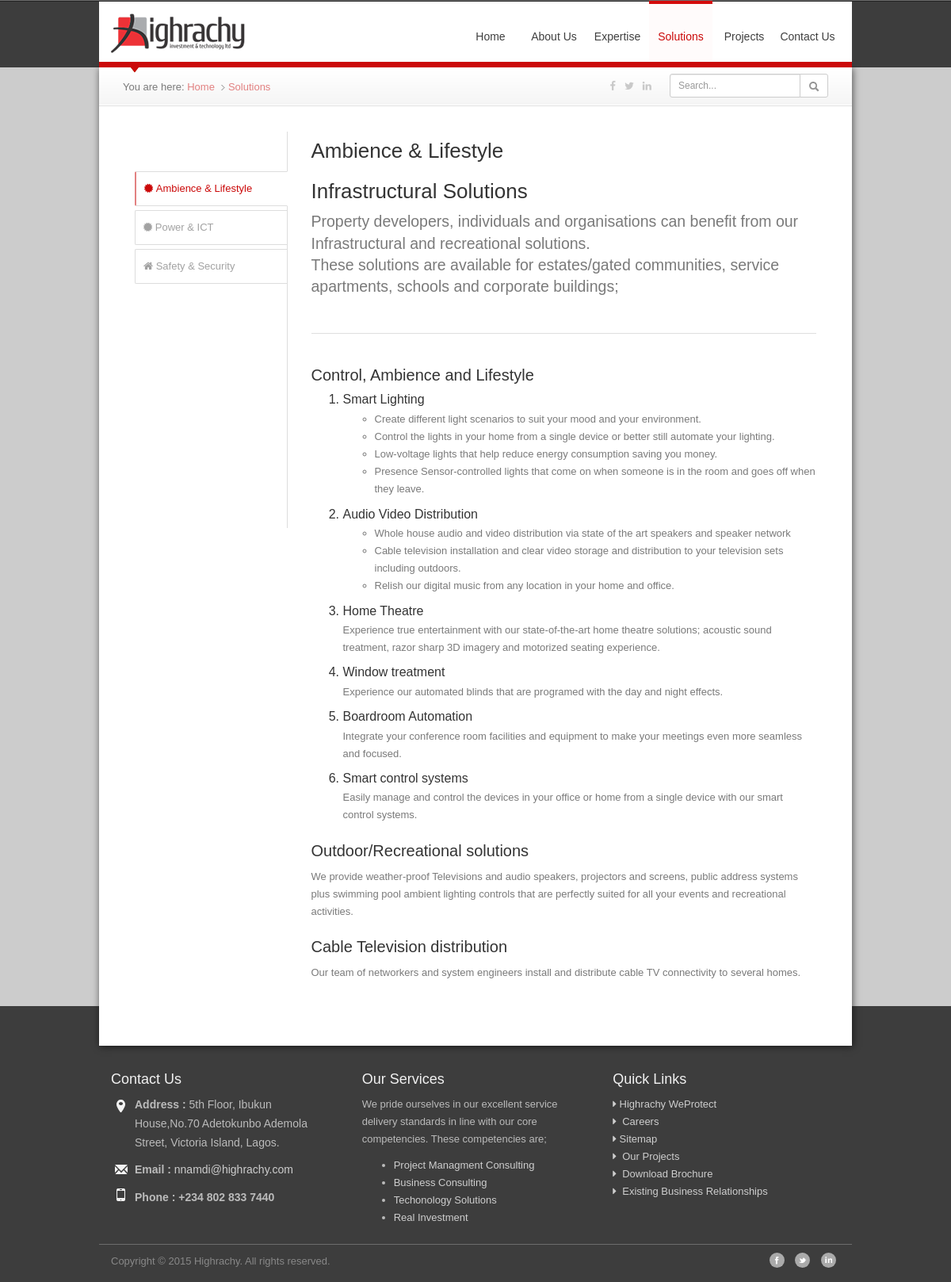
Screenshot of /solutions.php?page=2 with the database file from the repository.
### tables this page shows
CREATE TABLE `solutions` (
  `id` int(11) NOT NULL,
  `name` varchar(150) NOT NULL,
  `content` text,
  `pics` varchar(150) DEFAULT NULL,
  `link` int(11) NOT NULL DEFAULT '0',
  `priority` int(11) NOT NULL,
  `icons_id` int(11) NOT NULL DEFAULT '1',
  `modified` timestamp NOT NULL DEFAULT CURRENT_TIMESTAMP
);

CREATE TABLE `icons` (
  `id` int(11) NOT NULL,
  `name` varchar(150) NOT NULL
);

CREATE TABLE `contact` (
  `id` int(11) NOT NULL,
  `address` text NOT NULL,
  `mobile1` varchar(20) NOT NULL,
  `land` varchar(30) NOT NULL,
  `facebook` varchar(250) NOT NULL,
  `twitter` varchar(250) NOT NULL,
  `linked` varchar(250) NOT NULL,
  `modified` timestamp NOT NULL DEFAULT CURRENT_TIMESTAMP
);

CREATE TABLE `expertise` (
  `id` int(11) NOT NULL,
  `name` varchar(150) NOT NULL,
  `content` text,
  `pics` varchar(150) DEFAULT NULL,
  `link` int(11) NOT NULL DEFAULT '0',
  `priority` int(11) NOT NULL DEFAULT '1',
  `icons_id` int(11) DEFAULT NULL,
  `modified` timestamp NOT NULL DEFAULT CURRENT_TIMESTAMP
);

### functions/database.class.php (called while the page is built, shortened)
<?php
class Database {
private $link_id = 0;
private $query_id = 0;
public function __construct($server, $user, $pass, $database, $pre=''){
	$this->server=$server;
	$this->user=$user;
	$this->pass=$pass;
	$this->database=$database;
	$this->link_id = @mysqli_connect($this->server, $this->user, $this->pass, $this->database);
	if (!$this->link_id) {
		trigger_error('Could not connect to MySQL: ' . mysqli_connect_error());
	} else {
		mysqli_set_charset($this->link_id, 'utf8');
	}
}
protected function query($sql) {
	$this->query_id = @mysqli_query($this->link_id,$sql);
	return $this->query_id;
}
protected function fetch_array($query_id=-1) {
	if ($query_id instanceof mysqli_result) {
		$this->query_id=$query_id;
	}
	if (isset($this->query_id)) {
		$record = @mysqli_fetch_assoc($this->query_id);
	}else{
		trigger_error("Invalid Records could not be fetched.");
	}
	return $record;
}
public function fetch_first_row($query_string) {
	$query_id = $this->query($query_string);
	$out = $this->fetch_array($query_id);
	return $out;
}
public function fetch_all_row($sql) {
	$query_id = $this->query($sql);
	$out = array();
	while ($row = $this->fetch_array($query_id)){
		$out[] = $row;
	}
	return $out;
}
protected function free_result($query_id=-1) {
	if ($query_id instanceof mysqli_result) {
		$this->query_id=$query_id;
	}
}
}
?>

### solutions.php (the view, shortened to what this page needs)
<?php $title = "solutions"; ?>
<?php
require('functions/database.class.php');
$db = new Database(DB_HOST, DB_USER, DB_PASSWORD, DB_NAME);
if (isset($_GET['page']))
	$id = $_GET['page'];
else {
	$query = "SELECT id FROM solutions LIMIT 1";
     $table = $db->fetch_first_row($query);
	 $id = $table['id'];
}
$query = "SELECT solutions.name as page_name,pics,content FROM solutions WHERE solutions.id ='$id' AND link=0";
$rows = $db->fetch_all_row($query);
$page_name = $icons_name = "";
if ($db->total_affected_rows() >= 1){
	foreach($rows as $row){
	$page_name=$row['page_name'];
	$tagline = $row['content'];
	}
}
$query = "SELECT id, name, content FROM solutions  WHERE link=$id  ORDER BY priority DESC,name";
$rows = $db->fetch_all_row($query);
$content = "";
foreach ($rows as $row){
  $content .= '<h3>'.$row['name'].'</h3><article>'.$row['content'].'</article>';
}
$query = "SELECT solutions.id,solutions.name as name,icons.name as icons_name FROM solutions INNER JOIN icons ON solutions.icons_id = icons.id WHERE link = 0 ORDER BY priority DESC,name";
$table = $db->fetch_all_row($query);
$option = "";
foreach ($table as $row){
	$option .= '<li class="';
	if ($row['id'] == $id) $option .= 'active';
	$option .= '"><a href="solutions.php?page='.$row['id'].'"';
	$option .= '><span><i class="'.str_replace("icon-", "fa fa-", $row['icons_name']).'"></i>&nbsp;'.$row['name'].'</span></a></li>';
}
?>
<?php include('includes/header2.inc.php'); ?>
     </div>
     <section>
     	<div class="container">
            <div id="content" class="row">
                <?php include('includes/breadcrumb2.inc.php'); ?>
                <div class="maincontent">
                    <div id="tab-one">
                      <div class="col-md-3">
                          <ul class="nav nav-tabs tabs-left">
                            <?php echo $option ?>
                          </ul>
                      </div>
                      <div class="col-md-9">
                          <div class="tab-content">
                          <h2><?php echo $page_name?></h2>
                            <div class="lead"><?php echo $tagline ?></div>
                            <div class="break"></div>
                            <div><?php echo $content ?></div>
                          </div>
                      </div>
                    </div>
                </div>
            </div>
    	</div>
     </section>
        <?php include('includes/footer2.inc.php'); ?>
    </body>
</html>

### includes/header2.inc.php (shortened to what this page needs)
            <?php
                $query = "SELECT address, mobile1, land,facebook, twitter, linked FROM contact WHERE id='1'";
                $table = $db->fetch_first_row($query);
                $address = $table['address'];
                $mobile1 = $table['mobile1'];
                $facebook = $table['facebook'];
                $twitter = $table['twitter'];
                $linked = $table['linked'];
                $query = "SELECT id,link,name FROM expertise WHERE link <> 0 LIMIT 4";
                $rows = $db->fetch_all_row($query);
                $service = "";
                foreach ($rows as $row){
                    $service .= '<li><a href="expertise.php?page='.$row['link'].'">'.$row['name'].'</a></li>';
                }
            ?>
<!DOCTYPE html>
 <html class="no-js">
    <head>
        <link rel="stylesheet" href="css/highrachy.css">
        <?php if (isset($dashboard) && ($dashboard)) { ?>
        <link rel="stylesheet" href="css/fonts_icons.css">
        <link rel="stylesheet" href="css/dashboard.css">
        <?php } else { ?>
        <link rel="stylesheet" href="css/sprites_icons.css">
    <?php } ?>
    </head>
    <body>
      <div class="container">
    <header>
        <div id="navigation" class="row">
          <div id="logo-region" class="col-md-3 text-center-sm">
            <a href="<?php echo BASE_URL ?>"><img src="img/highrachy_logo.png" alt="logo" class="img-responsive" /></a>
          </div>
          <div class="col-md-9">
            <nav class="navbar highrachy-menu" role="navigation">
              <div class="collapse navbar-collapse navbar-ex1-collapse">
                <ul id="top-nav"  class="nav navbar-right navbar-nav">
                  <?php if (isset($dashboard) && ($dashboard)) { ?>
                            <li><a href="dashboard.php"<?php if ($title=='dashboard') echo 'class="stays-active" ' ?>>Dashboard</a></li>
                            <li><a href="about-content.php"<?php if (isset($sub_title) && ($sub_title=='about_content')) echo 'class="stays-active" ' ?>>About Us</a></li>
                            <li><a href="dashboard_expertise.php"<?php if  (isset($sub_title) && ($sub_title=='dashboard_expertise')) echo 'class="stays-active" ' ?>>Expertise</a></li>
                            <li><a href="dashboard_solutions.php"<?php if  (isset($sub_title) && ($sub_title=='dashboard_solutions')) echo 'class="stays-active" ' ?>>Solutions</a></li>
                            <li><a href="dashboard_product.php"<?php if ($title=='dashboard_product') echo 'class="stays-active" ' ?>>Products</a></li>
                            <li><a href="logout.php">Logout</a></li>
                            <?php } else { ?>
                            <li><a href="index.php"<?php if ($title=='index') echo 'class="stays-active" ' ?>>Home</a></li>
                            <li><a href="about.php"<?php if ($title=='about') echo 'class="stays-active" ' ?>>About Us</a></li>
                            <li><a href="expertise.php"<?php if ($title=='expertise') echo 'class="stays-active" ' ?>>Expertise</a></li>
                            <li><a href="solutions.php"<?php if ($title=='solutions') echo 'class="stays-active" ' ?>>Solutions</a></li>
                            <li><a href="projects.php"<?php if ($title=='projects') echo 'class="stays-active" ' ?>>Projects</a></li>
                            <li><a href="contact.php"<?php if ($title=='contact') echo 'class="stays-active" ' ?>>Contact Us</a></li>
                            <?php } ?>
                </ul>
              </div>
            </nav>
          </div>
        </div>
    </header>

### includes/footer2.inc.php (shortened to what this page needs)
<footer>
    <div class="container">
        <div class="row">
            <div class="col-sm-4">
                <h3>Contact Us</h3>
                <address>
                <p class="home"><span> Address : </span><?php echo strip_tags($address) ?></p>
                <p class="email"><span>Email : </span><a href="mailto:nnamdi@highrachy.com">nnamdi@highrachy.com</a></p>
                <p class="phone"><span>Phone : </span><strong><?php echo $mobile1 ?></strong></p>
                </address>
            </div>
            <div class="col-sm-4 hidden-xs">
                <h3>Our Services</h3>
                <p>We pride ourselves in our excellent service delivery standards in line with our core competencies. These competencies are;  </p>
                    <ul id="footer-links">
                    <?php echo $service ?>
                    </ul>
            </div>
            <div class="col-sm-4 hidden-xs">
                <h3>Quick Links</h3>
                <ul class="list-unstyled">
                    <li><a href="http://weprotect.highrachy.com"><span class="fa fa-caret-right"></span>&nbsp;Highrachy WeProtect </a> </li>
                    <li><a href="career.php"><span class="fa fa-caret-right"></span> &nbsp;Careers&nbsp;  </a></li>
                    <li><a href="sitemap.php"><span class="fa fa-caret-right"></span>&nbsp;Sitemap </a> </li>
                    <li><a href="about.php#projects"><span class="fa fa-caret-right"></span> &nbsp;Our Projects&nbsp;  </a></li>
                    <li><a href="http://highrachy.com/highracy_brochure.pdf"><span class="fa fa-caret-right"></span> &nbsp;Download Brochure&nbsp;  </a></li>
                    <li><a href="about.php#business-relationships"><span class="fa fa-caret-right"></span> &nbsp;Existing Business Relationships&nbsp;  </a></li>
                </ul>
            </div>
        </div>
        <div id="copyright" class="row">
            <div class="col-sm-8 pull-left">Copyright &copy; 2015 Highrachy. All rights reserved.</div>
            <div class="col-sm-4 hidden-xs pull-right">
                <ul class="list-unstyled list-inline pull-right">
                    <li><a href="<?php echo $facebook ?>"><span id="facebook_icon"></span></a></li>
                    <li><a href="<?php echo $twitter ?>"><span id="twitter_icon"></span></a></li>
                    <li><a href="<?php echo $linked ?>"><span id="linkedin_icon"></span></a></li>
                </ul>
            </div>
        </div>
    </div>
</footer>

### rows the page displays
solutions: name "Ambience & Lifestyle", content "Infrastructural Solutions Property developers, individuals and organisations can benefit from our Infrastructural and recreational solutions. These solutions are available for estates/gated communities, service apartments, schools and corporate buildings;"
solutions: name "Power & ICT"
solutions: name "Safety & Security"
solutions: name "Control, Ambience and Lifestyle", content "Smart Lighting Create different light scenarios to suit your mood and your environment. Control the lights in your home from a single device or better still automate your lighting. Low-voltage lights that help reduce energy consumption saving you money. Presence Sensor-controlled lights that come on when someone is in the room and goes off when they leave. Audio Video Distribution Whole house audio and video distribution via state of the art speakers and speaker network Cable television installation and clear video storage and distribution to your television sets including outdoors. Relish our digital music from any location in your home and office. Home Theatre Experience true…"
solutions: name "Outdoor/Recreational solutions", content "We provide weather-proof Televisions and audio speakers, projectors and screens, public address systems plus swimming pool ambient lighting controls that are perfectly suited for all your events and recreational activities."
solutions: name "Cable Television distribution", content "Our team of networkers and system engineers install and distribute cable TV connectivity to several homes."
contact: address "5th Floor, Ibukun House,No.70 Adetokunbo Ademola Street, Victoria Island, Lagos.", mobile1 "+234 802 833 7440"
expertise: name "Project Managment Consulting"
expertise: name "Business Consulting"
expertise: name "Techonology Solutions"
expertise: name "Real Investment"

### other values shown
$home "Home"
replace($title) "Solutions"
